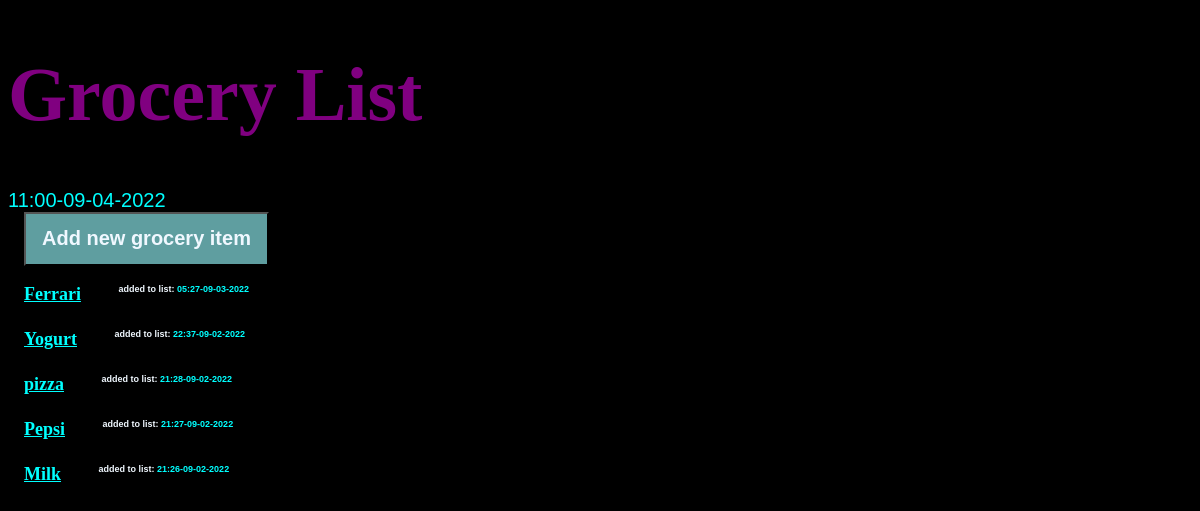
The app's page /, older data.
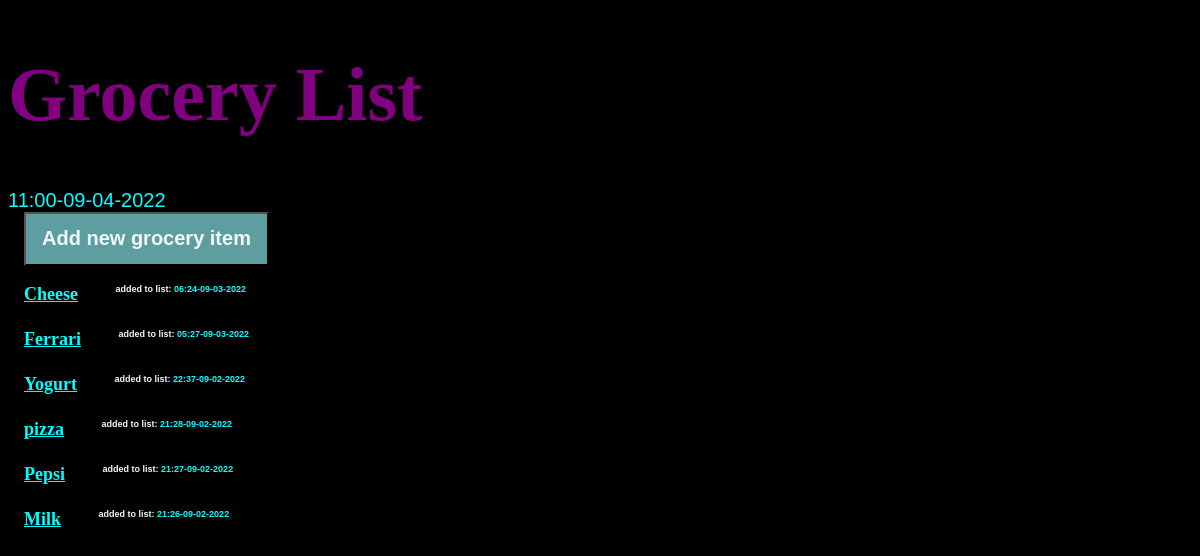
The same page, newer data.
### list_items/models.py (models this page shows, shortened)
class List_items(models.Model):
    groc_item = models.CharField(max_length=70)
    notes = models.TextField()
    item_price = models.DecimalField(max_digits=8, decimal_places=2)
    budget = models.DecimalField(max_digits=8, decimal_places=2)
    date_created = models.DateTimeField(default=timezone.now)
    class Meta:
        verbose_name_plural = "ListItems"

### list_items/views.py (the view)
class List_itemsListView(ListView):
    model = List_items
    queryset = List_items.objects.all().order_by("-date_created")

### list_items/templates/list_items/list_items_list.html
{% extends "list_items/base.html" %}
{% block content %}
<article>
    <h9 class="mark">{% now "H:i-m-d-Y" %}</em></h9>
    <br>
    <a href="{% url 'list_items-create' %}"><button>Add new grocery item</button></a>
</article>
    {% for list_item in list_items_list %}
        <article>
            <h4>
                <a href="{% url 'list_items-detail' list_item.id %}">
                    {{ list_item.groc_item }}
                </a>
            </h4>
            <h6 class="{{list_item.date_created|date:'1'}}">
                <span id="datelistspan">added to list: </span>{{ list_item.date_created|date:'H:i-m-d-Y' }}
            </h6>
        </article>
    {% endfor %}
{% endblock %}

Row changes from the older to the newer data that the page shows:
added List_items: groc_item "Cheese", date_created "06:24-09-03-2022"
